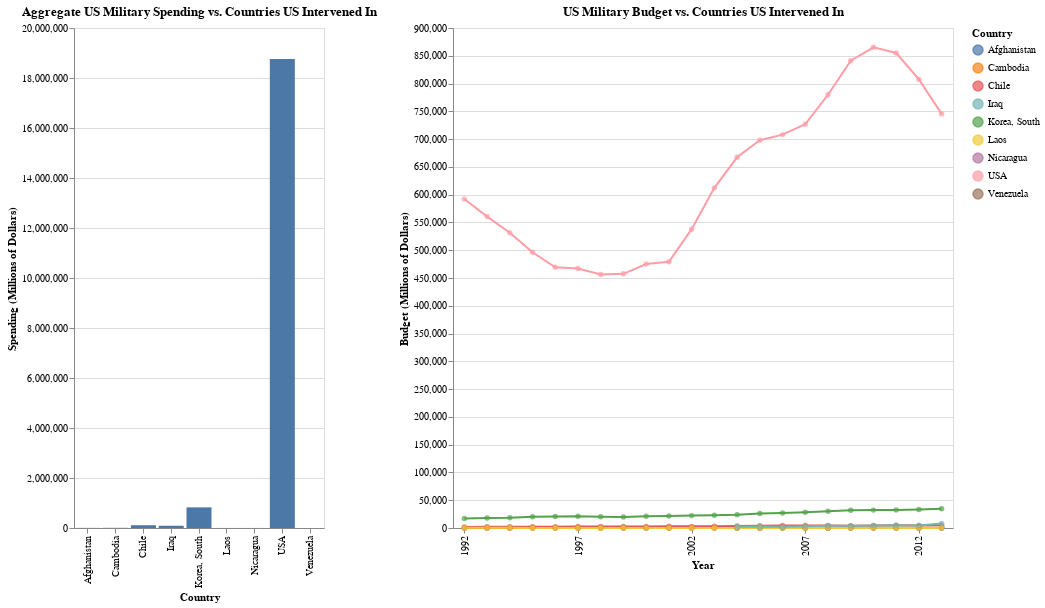

Notebook source saved alongside this figure:
### Code cell
invaded = ["USA", "Vietnam", "Afghanistan", "Cambodia", "Laos", "Korea, South", "Venezuela", "Chile", "Nicaragua", "Iraq"]
invaded_years = list(range(1992, 2014))
budget_line, line_df = sipri.budget_line_chart(invaded, 'US Military Budget vs. Countries US Intervened In', invaded_years[::5], 2014)
budget_bar, bar_df = sipri.spending_bar_chart(invaded, 'Aggregate US Military Spending vs. Countries US Intervened In', invaded_years)
budget_bar | budget_line

### Figure 1 — Vega-Lite specification as saved in the notebook (floating-point values rounded to 4 significant figures; data arrays with more than 128 entries replaced by an {"elided": "..."} marker saying what was removed)
{"config": {"view": {"continuousWidth": 400, "continuousHeight": 300}}, "hconcat": [{"data": {"name": "data-f9c4a6394e1e7cd83087fba387836059"}, "mark": "bar", "encoding": {"x": {"type": "nominal", "field": "Country"}, "y": {"type": "quantitative", "aggregate": "sum", "field": "Budget", "title": "Spending (Millions of Dollars)"}}, "height": 500, "title": "Aggregate US Military Spending vs. Countries US Intervened In", "width": 250}, {"layer": [{"mark": "line", "encoding": {"color": {"type": "nominal", "field": "Country"}, "x": {"type": "ordinal", "axis": {"values": [1992, 1997, 2002, 2007, 2012, 2014]}, "field": "Year"}, "y": {"type": "quantitative", "field": "Budget", "title": "Budget (Millions of Dollars)"}}, "height": 500, "title": "US Military Budget vs. Countries US Intervened In", "width": 500}, {"mark": "circle", "encoding": {"color": {"type": "nominal", "field": "Country"}, "x": {"type": "ordinal", "axis": {"values": [1992, 1997, 2002, 2007, 2012, 2014]}, "field": "Year"}, "y": {"type": "quantitative", "field": "Budget", "title": "Budget (Millions of Dollars)"}}, "height": 500, "title": "US Military Budget vs. Countries US Intervened In", "width": 500}], "data": {"name": "data-145b289ec8a0e2fe22fbeebf9fd48f60"}}], "$schema": "https://vega.github.io/schema/vega-lite/v4.8.1.json", "datasets": {"data-f9c4a6394e1e7cd83087fba387836059": {"elided": "261 records"}, "data-145b289ec8a0e2fe22fbeebf9fd48f60": {"elided": "198 records"}}}
